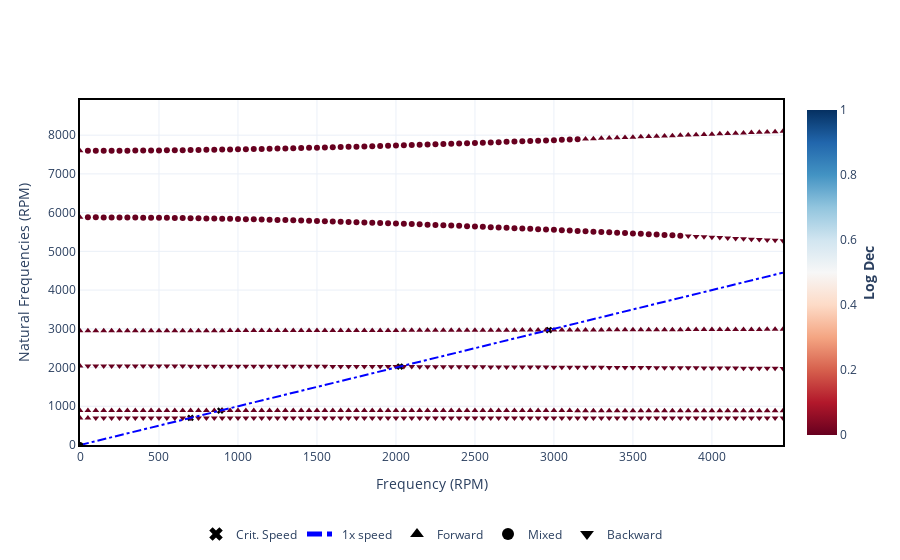

Here is the notebook cell this chart was saved with:
### Code cell
campbell.plot(frequency_units="RPM")
